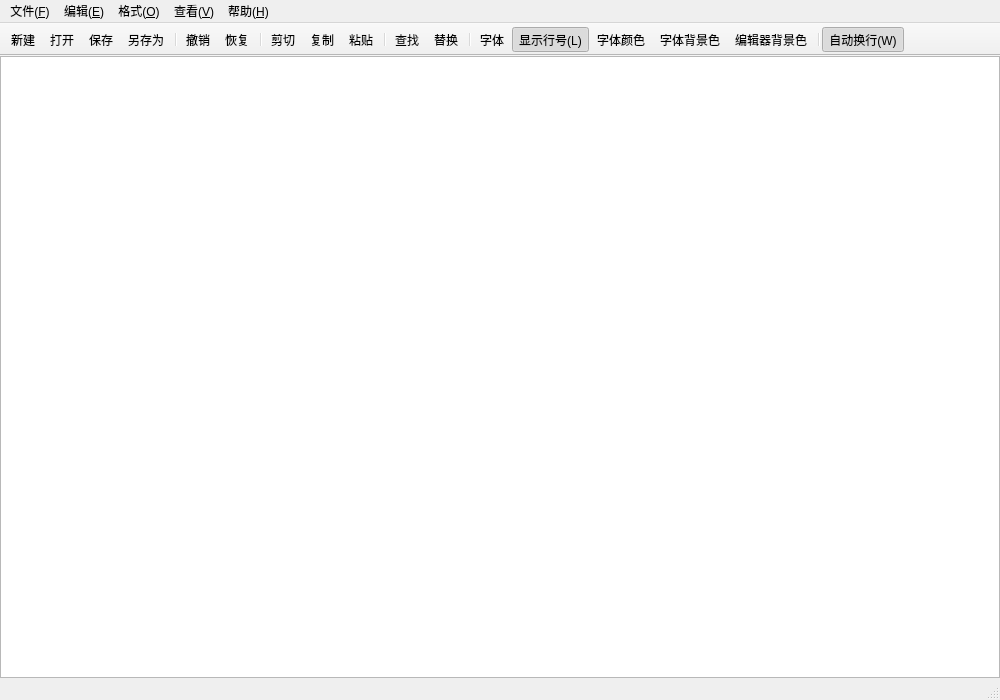
<?xml version="1.0" encoding="UTF-8"?>
<ui version="4.0">
 <class>MainWindow</class>
 <widget class="QMainWindow" name="MainWindow">
  <property name="geometry">
   <rect>
    <x>0</x>
    <y>0</y>
    <width>1000</width>
    <height>700</height>
   </rect>
  </property>
  <property name="windowTitle">
   <string>新建文本文件[*] - 编辑器</string>
  </property>
  <property name="windowModified">
   <bool>false</bool>
  </property>
  <widget class="QWidget" name="centralwidget">
   <layout class="QVBoxLayout" name="verticalLayout">
    <property name="spacing">
     <number>0</number>
    </property>
    <property name="leftMargin">
     <number>0</number>
    </property>
    <property name="topMargin">
     <number>0</number>
    </property>
    <property name="rightMargin">
     <number>0</number>
    </property>
    <property name="bottomMargin">
     <number>0</number>
    </property>
    <item>
     <widget class="CodeEditor" name="editor"/>
    </item>
   </layout>
  </widget>
  <widget class="QMenuBar" name="menubar">
   <property name="geometry">
    <rect>
     <x>0</x>
     <y>0</y>
     <width>1000</width>
     <height>26</height>
    </rect>
   </property>
   <widget class="QMenu" name="menuFile">
    <property name="title">
     <string>文件(&amp;F)</string>
    </property>
    <addaction name="actionNew"/>
    <addaction name="actionOpen"/>
    <addaction name="actionSave"/>
    <addaction name="actionSaveAs"/>
    <addaction name="separator"/>
    <addaction name="actionAutoSave"/>
    <addaction name="separator"/>
    <addaction name="actionExit"/>
   </widget>
   <widget class="QMenu" name="menuEdit">
    <property name="title">
     <string>编辑(&amp;E)</string>
    </property>
    <addaction name="actionUndo"/>
    <addaction name="actionRedo"/>
    <addaction name="separator"/>
    <addaction name="actionCut"/>
    <addaction name="actionCopy"/>
    <addaction name="actionPaste"/>
    <addaction name="separator"/>
    <addaction name="actionFind"/>
    <addaction name="actionReplace"/>
    <addaction name="separator"/>
    <addaction name="actionSelectAll"/>
   </widget>
   <widget class="QMenu" name="menuFormat">
    <property name="title">
     <string>格式(&amp;O)</string>
    </property>
    <addaction name="actionWordWrap"/>
    <addaction name="actionShowLineNumber"/>
    <addaction name="separator"/>
    <addaction name="actionFont"/>
    <addaction name="actionTextColor"/>
    <addaction name="actionTextBackgroundColor"/>
    <addaction name="actionEditorBackgroundColor"/>
   </widget>
   <widget class="QMenu" name="menuView">
    <property name="title">
     <string>查看(&amp;V)</string>
    </property>
    <addaction name="actionShowToolBar"/>
    <addaction name="actionShowStatusBar"/>
   </widget>
   <widget class="QMenu" name="menuHelp">
    <property name="title">
     <string>帮助(&amp;H)</string>
    </property>
    <addaction name="actionAbout"/>
   </widget>
   <addaction name="menuFile"/>
   <addaction name="menuEdit"/>
   <addaction name="menuFormat"/>
   <addaction name="menuView"/>
   <addaction name="menuHelp"/>
  </widget>
  <widget class="QToolBar" name="toolBar">
   <property name="windowTitle">
    <string>工具栏</string>
   </property>
   <property name="movable">
    <bool>false</bool>
   </property>
   <attribute name="toolBarArea">
    <enum>TopToolBarArea</enum>
   </attribute>
   <attribute name="toolBarBreak">
    <bool>false</bool>
   </attribute>
   <addaction name="actionNew"/>
   <addaction name="actionOpen"/>
   <addaction name="actionSave"/>
   <addaction name="actionSaveAs"/>
   <addaction name="separator"/>
   <addaction name="actionUndo"/>
   <addaction name="actionRedo"/>
   <addaction name="separator"/>
   <addaction name="actionCut"/>
   <addaction name="actionCopy"/>
   <addaction name="actionPaste"/>
   <addaction name="separator"/>
   <addaction name="actionFind"/>
   <addaction name="actionReplace"/>
   <addaction name="separator"/>
   <addaction name="actionFont"/>
   <addaction name="actionShowLineNumber"/>
   <addaction name="actionTextColor"/>
   <addaction name="actionTextBackgroundColor"/>
   <addaction name="actionEditorBackgroundColor"/>
   <addaction name="separator"/>
   <addaction name="actionWordWrap"/>
  </widget>
  <widget class="QStatusBar" name="statusbar"/>
  <action name="actionNew">
   <property name="text">
    <string>新建(&amp;N)</string>
   </property>
   <property name="iconText">
    <string>新建</string>
   </property>
   <property name="toolTip">
    <string>新建文件 (Ctrl+N)</string>
   </property>
   <property name="shortcut">
    <string>Ctrl+N</string>
   </property>
  </action>
  <action name="actionOpen">
   <property name="text">
    <string>打开(&amp;O)...</string>
   </property>
   <property name="iconText">
    <string>打开</string>
   </property>
   <property name="toolTip">
    <string>打开文件 (Ctrl+O)</string>
   </property>
   <property name="shortcut">
    <string>Ctrl+O</string>
   </property>
  </action>
  <action name="actionSave">
   <property name="text">
    <string>保存(&amp;S)</string>
   </property>
   <property name="iconText">
    <string>保存</string>
   </property>
   <property name="toolTip">
    <string>保存文件 (Ctrl+S)</string>
   </property>
   <property name="shortcut">
    <string>Ctrl+S</string>
   </property>
  </action>
  <action name="actionSaveAs">
   <property name="text">
    <string>另存为(&amp;A)...</string>
   </property>
   <property name="iconText">
    <string>另存为</string>
   </property>
   <property name="toolTip">
    <string>另存为 (Ctrl+Shift+S)</string>
   </property>
   <property name="shortcut">
    <string>Ctrl+Shift+S</string>
   </property>
  </action>
  <action name="actionAutoSave">
   <property name="text">
    <string>自动保存(&amp;U)</string>
   </property>
   <property name="checkable">
    <bool>true</bool>
   </property>
   <property name="checked">
    <bool>false</bool>
   </property>
  </action>
  <action name="actionExit">
   <property name="text">
    <string>退出(&amp;X)</string>
   </property>
   <property name="shortcut">
    <string>Ctrl+Q</string>
   </property>
  </action>
  <action name="actionUndo">
   <property name="text">
    <string>撤销(&amp;U)</string>
   </property>
   <property name="iconText">
    <string>撤销</string>
   </property>
   <property name="shortcut">
    <string>Ctrl+Z</string>
   </property>
  </action>
  <action name="actionRedo">
   <property name="text">
    <string>恢复(&amp;R)</string>
   </property>
   <property name="iconText">
    <string>恢复</string>
   </property>
   <property name="shortcut">
    <string>Ctrl+Shift+Z</string>
   </property>
  </action>
  <action name="actionCut">
   <property name="text">
    <string>剪切(&amp;T)</string>
   </property>
   <property name="iconText">
    <string>剪切</string>
   </property>
   <property name="shortcut">
    <string>Ctrl+X</string>
   </property>
  </action>
  <action name="actionCopy">
   <property name="text">
    <string>复制(&amp;C)</string>
   </property>
   <property name="iconText">
    <string>复制</string>
   </property>
   <property name="shortcut">
    <string>Ctrl+C</string>
   </property>
  </action>
  <action name="actionPaste">
   <property name="text">
    <string>粘贴(&amp;P)</string>
   </property>
   <property name="iconText">
    <string>粘贴</string>
   </property>
   <property name="shortcut">
    <string>Ctrl+V</string>
   </property>
  </action>
  <action name="actionFind">
   <property name="text">
    <string>查找(&amp;F)...</string>
   </property>
   <property name="iconText">
    <string>查找</string>
   </property>
   <property name="shortcut">
    <string>Ctrl+F</string>
   </property>
  </action>
  <action name="actionReplace">
   <property name="text">
    <string>替换(&amp;R)...</string>
   </property>
   <property name="iconText">
    <string>替换</string>
   </property>
   <property name="shortcut">
    <string>Ctrl+H</string>
   </property>
  </action>
  <action name="actionSelectAll">
   <property name="text">
    <string>全选(&amp;A)</string>
   </property>
   <property name="shortcut">
    <string>Ctrl+A</string>
   </property>
  </action>
  <action name="actionWordWrap">
   <property name="text">
    <string>自动换行(&amp;W)</string>
   </property>
   <property name="checkable">
    <bool>true</bool>
   </property>
   <property name="checked">
    <bool>true</bool>
   </property>
  </action>
  <action name="actionShowLineNumber">
   <property name="text">
    <string>显示行号(&amp;L)</string>
   </property>
   <property name="shortcut">
    <string>Ctrl+L</string>
   </property>
   <property name="checkable">
    <bool>true</bool>
   </property>
   <property name="checked">
    <bool>true</bool>
   </property>
  </action>
  <action name="actionFont">
   <property name="text">
    <string>字体(&amp;F)...</string>
   </property>
   <property name="iconText">
    <string>字体</string>
   </property>
  </action>
  <action name="actionTextColor">
   <property name="text">
    <string>字体颜色(&amp;C)...</string>
   </property>
   <property name="iconText">
    <string>字体颜色</string>
   </property>
  </action>
  <action name="actionTextBackgroundColor">
   <property name="text">
    <string>字体背景色(&amp;B)...</string>
   </property>
   <property name="iconText">
    <string>字体背景色</string>
   </property>
  </action>
  <action name="actionEditorBackgroundColor">
   <property name="text">
    <string>编辑器背景色(&amp;E)...</string>
   </property>
   <property name="iconText">
    <string>编辑器背景色</string>
   </property>
  </action>
  <action name="actionShowToolBar">
   <property name="text">
    <string>工具栏(&amp;T)</string>
   </property>
   <property name="checkable">
    <bool>true</bool>
   </property>
   <property name="checked">
    <bool>true</bool>
   </property>
  </action>
  <action name="actionShowStatusBar">
   <property name="text">
    <string>状态栏(&amp;S)</string>
   </property>
   <property name="checkable">
    <bool>true</bool>
   </property>
   <property name="checked">
    <bool>true</bool>
   </property>
  </action>
  <action name="actionAbout">
   <property name="text">
    <string>关于(&amp;A)...</string>
   </property>
   <property name="menuRole">
    <enum>QAction::AboutRole</enum>
   </property>
  </action>
 </widget>
 <customwidgets>
  <customwidget>
   <class>CodeEditor</class>
   <extends>QPlainTextEdit</extends>
   <header>codeeditor.h</header>
   <container>1</container>
  </customwidget>
 </customwidgets>
 <resources/>
 <connections/>
</ui>
